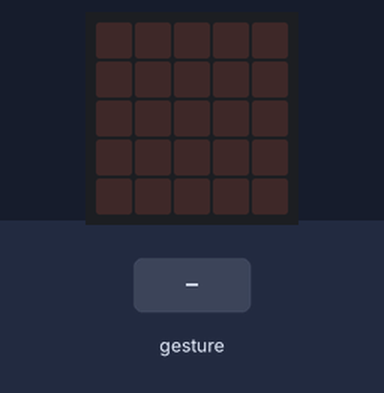
Bench run of a program on a simulated BBC micro:bit (MakeCode). Shown: the board's 5×5 LED display. The test bench sets the inputs (shaded band). Random numbers come from a fixed seed; a tilt is held for 1.5 s and a shake lasts 1 s, then the board lies face up again.

Above: at 1.2 s.
1.3 s: gesture 'shake'
At 3.0 s:
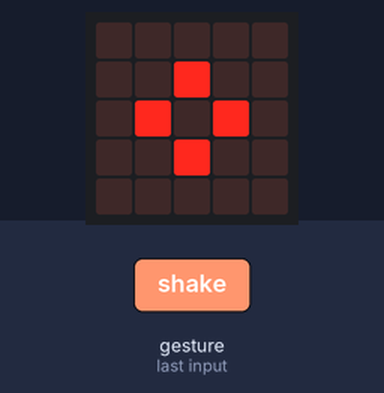
4.3 s: gesture 'shake'
At 6.5 s:
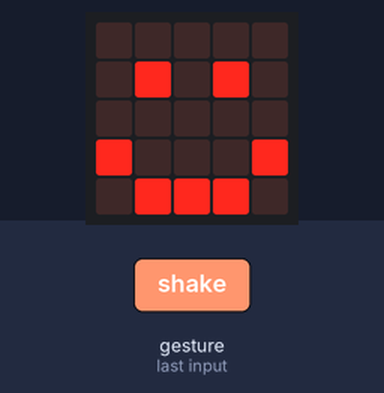
7.3 s: gesture 'shake'
At 9.5 s:
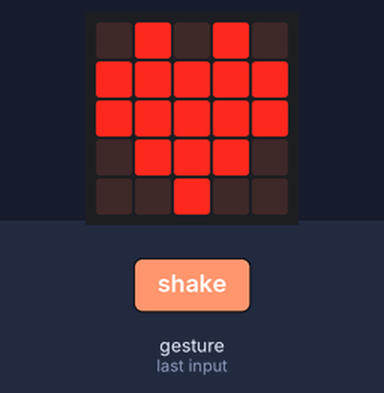
10.3 s: gesture 'shake'
At 13.3 s:
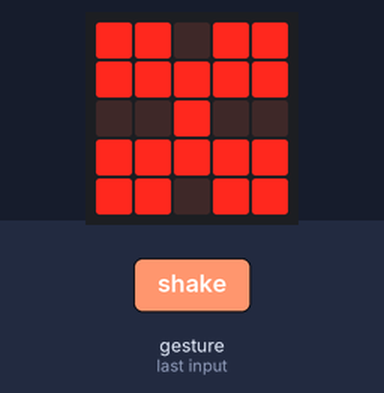
16.3 s: gesture 'shake'
At 16.6 s:
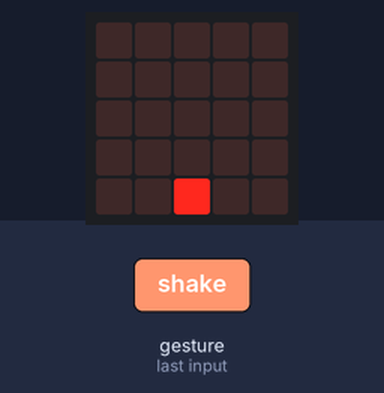

The program:

main.ts
```typescript
input.onGesture(Gesture.Shake, function () {
    x = 0
    y = 0
    lightPositionX = []
    lightPositionY = []
    for (let index = 0; index <= 4; index++) {
        led.plot(2, 4 - index)
        basic.pause(200)
        led.unplot(2, 4 - index)
    }
    basic.pause(200)
    basic.showIcon(IconNames.SmallDiamond)
    list[randint(0, 2)].showImage(0)
    for (let index = 0; index < 5; index++) {
        for (let index = 0; index < 5; index++) {
            if (led.point(x, y)) {
                lightPositionX.push(x)
                lightPositionY.push(y)
            } else {
                lightPositionX.push(-1)
                lightPositionY.push(-1)
            }
            x = x + 1
        }
        x = 0
        y = y + 1
    }
    for (let index = 0; index <= 24; index++) {
        x = randint(0, 24 - index)
        if (lightPositionX[x] != -1) {
            led.unplot(lightPositionX[x], lightPositionY[x])
            basic.pause(100)
        }
        lightPositionX.removeAt(x)
        lightPositionY.removeAt(x)
    }
})
let lightPositionY: number[] = []
let lightPositionX: number[] = []
let y = 0
let x = 0
let list: Image[] = []
list = [images.iconImage(IconNames.Happy), images.iconImage(IconNames.Butterfly), images.iconImage(IconNames.Heart), images.iconImage(IconNames.Chessboard), images.iconImage(IconNames.EigthNote), images.iconImage(IconNames.Target)]
```

test.ts
```typescript
// テストはここに来ます。このパッケージが拡張機能として使用されるときにはコンパイルされません。
```

Measured:
- after the input at 1.3 s, the display: first changes after 0.20 s (image 1 shows a later state)
- after the input at 16.3 s, the display: changes after 0.20 s (image 5)
- what the display in image 1 shows lasts 0.6 s, from 2.7 s to 3.3 s
- what the display in image 2 shows lasts 0.4 s, from 6.3 s to 6.7 s
